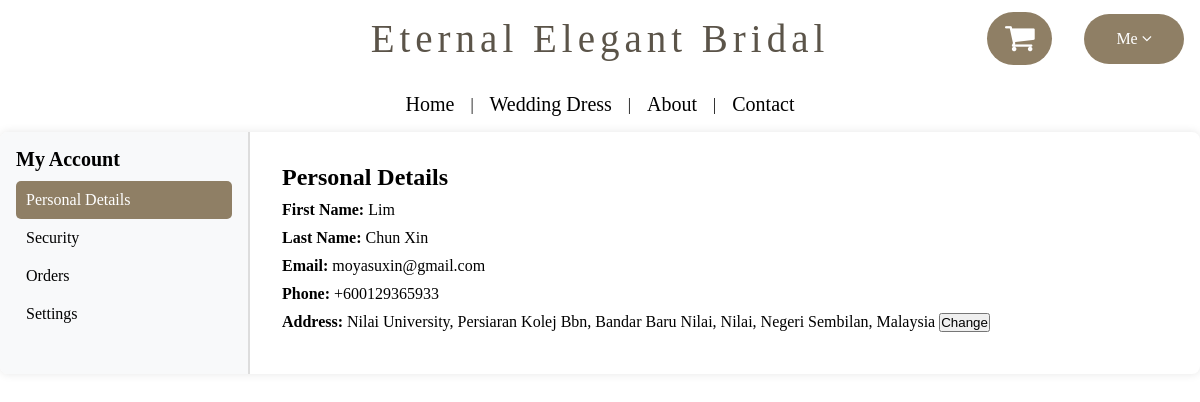
/userpage/product/ProfilePage.php (signed in), run on the app's committed database.
### tables this page shows
CREATE TABLE `users` (
  `id` int(11) NOT NULL,
  `username` varchar(50) NOT NULL,
  `first_name` varchar(50) NOT NULL,
  `last_name` varchar(50) NOT NULL,
  `email` varchar(100) NOT NULL,
  `phone_number` varchar(20) NOT NULL,
  `address` text NOT NULL,
  `password` varchar(255) NOT NULL,
  `created_at` timestamp NOT NULL DEFAULT current_timestamp(),
  `safe_key_question` varchar(255) NOT NULL,
  `safe_key_answer` varchar(255) NOT NULL,
  `role` enum('admin','user') NOT NULL DEFAULT 'user'
);

### backend/user/product/profile.php (called while the page is built, shortened)
<?php
include __DIR__ . "/../../../backend/db_connect.php";
$first_name = $_SESSION["first_name"] ?? "Guest";
$last_name = $_SESSION["last_name"] ?? "";
$email = $_SESSION["email"] ?? "";
$phone = $_SESSION["phone_number"] ?? "";
$address = $_SESSION["address"] ?? "";
$user_id = $_SESSION["user_id"];
$stmt = $conn->prepare("SELECT first_name, last_name, email, phone_number,address FROM users WHERE id = ?");
$stmt->bind_param("i", $user_id);
$stmt->execute();
$stmt->bind_result($first_name, $last_name, $email, $phone, $address);
?>

### userpage/product/ProfilePage.php (the view, shortened to what this page needs)
<?php
include "../../backend/user/payment/viewOrderRecord.php";
include "../../backend/user/product/profile.php";
?>
<!DOCTYPE html>
<html lang="en">
<head>
    <link rel="stylesheet" href="/BackendWebDev/userstyle/transition.css">
    <link rel="stylesheet" href="/BackendWebDev/userstyle/profile.css">
    <link rel="stylesheet" href="https://cdnjs.cloudflare.com/ajax/libs/font-awesome/4.7.0/css/font-awesome.min.css">
</head>
<body>
    <header>
        <h1>Eternal Elegant Bridal</h1>
        <div class="right-section">
            <button class="cart-btn" id="open-btn" onclick="window.location.href='../cart/CartPage.php'">
                <i class="fa fa-shopping-cart" aria-hidden="true"></i>
            </button>
            <div class="dropdown">
                <button class="dropbtn" id="account-btn">
                    <span>Me <i class="fa fa-angle-down" aria-hidden="true"></i></span>
                </button>
            </div>
    </header>
    <nav>
        <a class="blink" href="HomePage.php">Home</a> |
        <a class="blink" href="WeddingDressPage.php">Wedding Dress</a> |
        <a class="blink" href="">About</a> |
        <a class="blink" href="">Contact</a>
    </nav>
    <div class="container">
        <div class="sidebar">
            <h2>My Account</h2>
            <ul>
                <li class="active" onclick="showSection('personal')">Personal Details</li>
                <li onclick="showSection('security')">Security</li>
                <li onclick="showSection('orders')">Orders</li>
                <li onclick="showSection('settings')">Settings</li>
            </ul>
        </div>
        <div class="content">
            <div id="personal" class="section">
                <h2>Personal Details</h2>
                <p><strong>First Name:</strong> <?php echo htmlspecialchars($first_name); ?></p>
                <p><strong>Last Name:</strong> <?php echo htmlspecialchars($last_name); ?></p>
                <p><strong>Email:</strong> <?php echo htmlspecialchars($email); ?></p>
                <p><strong>Phone:</strong> <?php echo htmlspecialchars($phone); ?></p>
                <p>
                    <strong>Address:</strong>
                    <span id="address-text"><?php echo htmlspecialchars($address); ?></span>
                    <button id="edit-address-btn" class="edit-btn" onclick="editAddress()">Change</button>
                </p>
            </div>
        </div>
    </div>
</body>
</html>

### userstyle/transition.css (style rules this page uses)
body { opacity: 0; transition: opacity .5s; }

### userstyle/profile.css (style rules this page uses)
* { margin: 0; padding: 0; box-sizing: border-box; }
header { display: flex; justify-content: center; align-items: center; padding: 1rem; position: relative; }
h1 { font-family: 'Crimson Text'; font-weight: 400; letter-spacing: 5px; font-size: 50px; }
html, body { height: 100%; display: flex; flex-direction: column; max-width: 100%; }
header h1 { font-family: 'Crimson Text'; font-weight: 400; color: #5B5449; letter-spacing: 5px; font-size: 39px; text-align: center; flex-grow: 1; }
.right-section { display: flex; align-items: center; gap: 2rem; margin-right: auto; position: absolute; right: 1rem; }
.cart-btn { background-color: #8F7F65; color: white; padding: .5rem 1.1rem; border: none; cursor: pointer; border-radius: 2rem; margin-left: 10rem; font-size: 2rem; position: relative; }
.dropdown { display: inline-block; }
.dropbtn { background-color: #8F7F65; color: white; padding: 1rem 2rem; font-size: 16px; border: none; cursor: pointer; border-radius: 2rem; font-family: 'Crimson Text'; font-weight: 400; display: flex; align-items: center; }
nav { display: flex; justify-content: center; align-items: center; padding: 1rem; }
nav a { font-family: 'Crimson Text'; font-weight: 400; font-size: 20px; margin: 0 1rem; text-decoration: none; color : #000; }
.container { display: flex; width: 100%; background: white; border-radius: 8px; overflow: hidden; box-shadow: 0px 0px 10px rgba(0, 0, 0, 0.1); }
.sidebar { width: 250px; background-color: #f8f9fa; padding: 1rem; border-right: 2px solid #ddd; }
.sidebar h2 { font-size: 20px; margin-bottom: 10px; }
.sidebar ul { list-style: none; }
.sidebar ul li { padding: 10px; cursor: pointer; font-size: 16px; transition: background 0.3s ease; }
.sidebar ul li:hover, .sidebar ul li.active { background-color: #8F7F65; color: white; border-radius: 5px; }
.content { flex-grow: 1; padding: 2rem; }
.section { visibility: hidden; opacity: 0; position: absolute; transition: opacity 0.3s ease-in-out; }
.section.active { visibility: visible; opacity: 1; position: relative; }
.section h2 { margin-bottom: 10px; }
.section p { font-size: 16px; margin-bottom: 10px; }

### data on the page
users: first_name "Lim", last_name "Chun Xin", email "moyasuxin@gmail.com", phone_number "+600129365933", address "Nilai University, Persiaran Kolej Bbn, Bandar Baru Nilai, Nilai, Negeri Sembilan, Malaysia"
